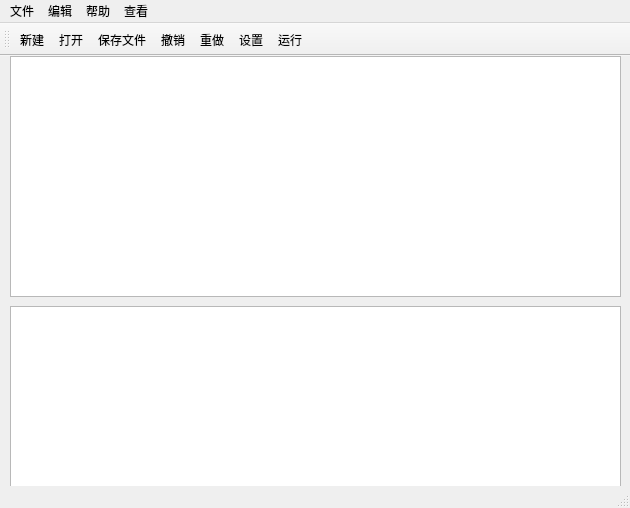
<?xml version="1.0" encoding="UTF-8"?>
<ui version="4.0">
 <class>MainWindow</class>
 <widget class="QMainWindow" name="MainWindow">
  <property name="geometry">
   <rect>
    <x>0</x>
    <y>0</y>
    <width>630</width>
    <height>508</height>
   </rect>
  </property>
  <property name="windowTitle">
   <string>HJ Editor</string>
  </property>
  <widget class="QWidget" name="centralWidget">
   <widget class="CodeEditor" name="editor">
    <property name="geometry">
     <rect>
      <x>10</x>
      <y>0</y>
      <width>611</width>
      <height>241</height>
     </rect>
    </property>
   </widget>
   <widget class="Console" name="outputText">
    <property name="geometry">
     <rect>
      <x>10</x>
      <y>250</y>
      <width>611</width>
      <height>401</height>
     </rect>
    </property>
   </widget>
  </widget>
  <widget class="QMenuBar" name="menuBar">
   <property name="geometry">
    <rect>
     <x>0</x>
     <y>0</y>
     <width>630</width>
     <height>17</height>
    </rect>
   </property>
   <widget class="QMenu" name="menu">
    <property name="title">
     <string>文件</string>
    </property>
    <addaction name="actionNewFile"/>
    <addaction name="actionOpen"/>
    <addaction name="actionSave_File"/>
   </widget>
   <widget class="QMenu" name="menuEdit_O">
    <property name="title">
     <string>编辑</string>
    </property>
    <addaction name="actionSelectAll"/>
    <addaction name="actionUndo"/>
    <addaction name="actionRedo"/>
   </widget>
   <widget class="QMenu" name="menuHelp_H">
    <property name="title">
     <string>帮助</string>
    </property>
    <addaction name="actionAbout"/>
    <addaction name="actionDocument"/>
   </widget>
   <widget class="QMenu" name="menuadd">
    <property name="title">
     <string>查看</string>
    </property>
    <addaction name="actionlexical_analysis"/>
    <addaction name="actionFour_Tuple"/>
   </widget>
   <addaction name="menu"/>
   <addaction name="menuEdit_O"/>
   <addaction name="menuHelp_H"/>
   <addaction name="menuadd"/>
  </widget>
  <widget class="QToolBar" name="mainToolBar">
   <property name="iconSize">
    <size>
     <width>24</width>
     <height>24</height>
    </size>
   </property>
   <property name="toolButtonStyle">
    <enum>Qt::ToolButtonIconOnly</enum>
   </property>
   <attribute name="toolBarArea">
    <enum>TopToolBarArea</enum>
   </attribute>
   <attribute name="toolBarBreak">
    <bool>false</bool>
   </attribute>
   <addaction name="actionNewFile"/>
   <addaction name="actionOpen"/>
   <addaction name="actionSave_File"/>
   <addaction name="actionUndo"/>
   <addaction name="actionRedo"/>
   <addaction name="actionSetting"/>
   <addaction name="actionRun"/>
  </widget>
  <widget class="QStatusBar" name="statusBar"/>
  <action name="actionNewFile">
   <property name="icon">
    <iconset resource="image.qrc">
     <normaloff>:/image/New.png</normaloff>:/image/New.png</iconset>
   </property>
   <property name="text">
    <string>新建</string>
   </property>
   <property name="toolTip">
    <string>新建一个C++代码文件</string>
   </property>
   <property name="shortcut">
    <string>Ctrl+N</string>
   </property>
  </action>
  <action name="actionOpen">
   <property name="icon">
    <iconset resource="image.qrc">
     <normaloff>:/image/Open.png</normaloff>:/image/Open.png</iconset>
   </property>
   <property name="text">
    <string>打开...</string>
   </property>
   <property name="toolTip">
    <string>打开文件...</string>
   </property>
   <property name="font">
    <font>
     <pointsize>9</pointsize>
    </font>
   </property>
   <property name="shortcut">
    <string>Ctrl+O</string>
   </property>
  </action>
  <action name="actionSelectAll">
   <property name="text">
    <string>全选</string>
   </property>
   <property name="toolTip">
    <string>选择全部文本</string>
   </property>
   <property name="shortcut">
    <string>Ctrl+A</string>
   </property>
  </action>
  <action name="actionUndo">
   <property name="icon">
    <iconset resource="image.qrc">
     <normaloff>:/image/Undo.png</normaloff>:/image/Undo.png</iconset>
   </property>
   <property name="text">
    <string>撤销</string>
   </property>
   <property name="shortcut">
    <string>Ctrl+Z</string>
   </property>
  </action>
  <action name="actionRedo">
   <property name="icon">
    <iconset resource="image.qrc">
     <normaloff>:/image/Redo.png</normaloff>:/image/Redo.png</iconset>
   </property>
   <property name="text">
    <string>重做</string>
   </property>
   <property name="shortcut">
    <string>Ctrl+Shift+Z</string>
   </property>
  </action>
  <action name="actionAbout">
   <property name="text">
    <string>关于 YY's Editor</string>
   </property>
   <property name="toolTip">
    <string>关于 HJ Editor</string>
   </property>
  </action>
  <action name="actionDocument">
   <property name="text">
    <string>Readme</string>
   </property>
   <property name="toolTip">
    <string>&lt;html&gt;&lt;head/&gt;&lt;body&gt;&lt;p&gt;YY's Editor 操作说明:&lt;/p&gt;&lt;p&gt;&lt;br/&gt;&lt;/p&gt;&lt;/body&gt;&lt;/html&gt;</string>
   </property>
  </action>
  <action name="actionSave_File">
   <property name="icon">
    <iconset resource="image.qrc">
     <normaloff>:/image/Save.png</normaloff>:/image/Save.png</iconset>
   </property>
   <property name="text">
    <string>保存文件</string>
   </property>
   <property name="toolTip">
    <string>保存文件</string>
   </property>
   <property name="shortcut">
    <string>Ctrl+S</string>
   </property>
  </action>
  <action name="actionRun">
   <property name="icon">
    <iconset resource="image.qrc">
     <normaloff>:/image/Run.png</normaloff>:/image/Run.png</iconset>
   </property>
   <property name="text">
    <string>运行</string>
   </property>
   <property name="toolTip">
    <string>编译并运行代码</string>
   </property>
   <property name="shortcut">
    <string>Ctrl+R</string>
   </property>
  </action>
  <action name="actionSetting">
   <property name="icon">
    <iconset resource="image.qrc">
     <normaloff>:/image/Setting.png</normaloff>:/image/Setting.png</iconset>
   </property>
   <property name="text">
    <string>设置</string>
   </property>
   <property name="toolTip">
    <string>更改编辑器的设置</string>
   </property>
   <property name="visible">
    <bool>false</bool>
   </property>
  </action>
  <action name="actionlexical_analysis">
   <property name="text">
    <string>Lexical Analysis</string>
   </property>
  </action>
  <action name="actionFour_Tuple">
   <property name="text">
    <string>Four Tuple

</string>
   </property>
  </action>
 </widget>
 <layoutdefault spacing="6" margin="11"/>
 <customwidgets>
  <customwidget>
   <class>CodeEditor</class>
   <extends>QPlainTextEdit</extends>
   <header location="global">codeeditor.h</header>
  </customwidget>
  <customwidget>
   <class>Console</class>
   <extends>QPlainTextEdit</extends>
   <header location="global">console.h</header>
  </customwidget>
 </customwidgets>
 <resources>
  <include location="image.qrc"/>
 </resources>
 <connections/>
</ui>
